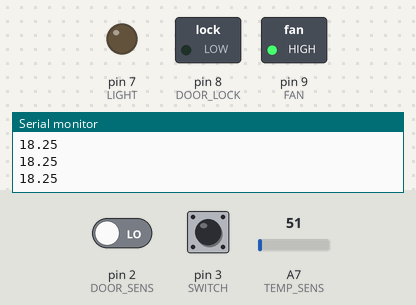
Simulated run of this sketch. Board: Arduino Nano, built with avr-gcc and run on an emulated ATmega328P. Shown: switched loads named in the sketch (green lamp = pin HIGH), output pins drawn as LEDs (lit = HIGH), the last lines printed to the serial monitor. The inputs (shaded band) are chosen by the test bench; at power-on: pin 2 (DOOR_SENS) LOW, A7 (TEMP_SENS) = 51, pin 3 (SWITCH) HIGH.

Above: at 2.2 s.
2.3 s: pin 2 (DOOR_SENS) driven HIGH
At 3.4 s:
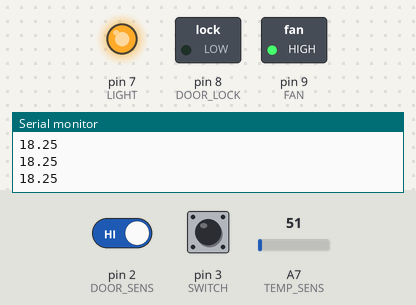
4.0 s: A7 (TEMP_SENS) set to 138
5.5 s: A7 (TEMP_SENS) set to 166
At 6.2 s:
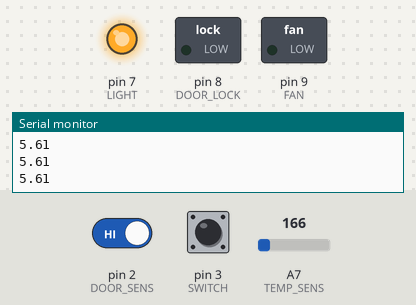
7.2 s: pin 2 (DOOR_SENS) driven LOW
At 8.8 s:
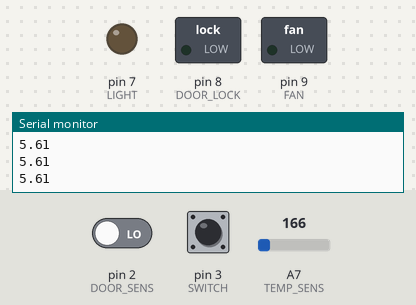
9.1 s: A7 (TEMP_SENS) set to 112
At 9.4 s:
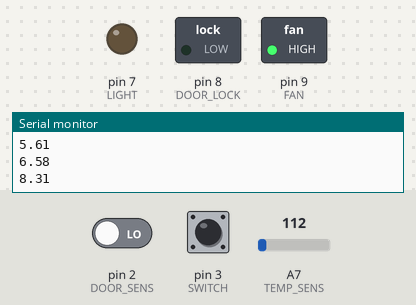
10.6 s: A7 (TEMP_SENS) set to 163
At 11.8 s:
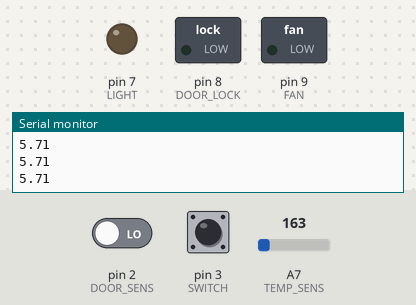
Timing chart, 0 to 13.3 s (numbered marks = the images above; inputs shaded):
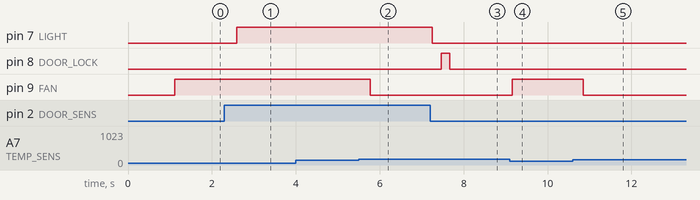

The sketch:

uvc-sterilizer.ino
```cpp
#include <ButtonDebounce.h>
#define FAN 9
#define DOOR_LOCK 8
#define TEMP_SENS A7
#define LIGHT 7
#define SWITCH 3
#define DOOR_SENS 2

// timing
long lastControlTime = 0;
long lastActivationTime = 0;
#define CONTROL_LOOP_TIME 100
#define ACTIVATE_TIME 60000
// control
int fan = 0;
int doorLock = 0;
int light = 0;
#define LOWER_TEMP_THRES 6
#define UPPER_TEMP_THRES 7
// sensors
float tempSens = 0;
int doorSens;
int buttonState;
// state
enum State_enum {REST, ACTIVATE, DEACTIVATE, ACTIVE};
uint8_t state = REST;

ButtonDebounce button(SWITCH, 250);

void setup() {
  pinMode(DOOR_LOCK, OUTPUT);
  pinMode(FAN, OUTPUT);
  pinMode(LIGHT, OUTPUT);
  pinMode(SWITCH, INPUT);
  pinMode(DOOR_SENS, INPUT);
  Serial.begin(9600);
  delay(1000);
  state = REST;

}

void loop() {
  button.update();
  if((millis()-lastControlTime)>CONTROL_LOOP_TIME){
    sensorUpdate();
    stateMachine();
    outputUpdate();
    lastControlTime = millis();
    Serial.println(tempSens);

  }
  // faster update bypass for quick response
  if(!doorSens){
    digitalWrite(LIGHT, LOW);
  }
}

void stateMachine(){
  switch(state){
    case REST:
      // activate on button press and door close
      if(buttonState && doorSens){
        state = ACTIVATE;
      }
      doorLock = 0;
      if(tempSens > LOWER_TEMP_THRES){
        fan = 1;
      }
      else if(tempSens < UPPER_TEMP_THRES){
        fan = 0;
      }
      //Serial.println("Rest State");
    break;
    case ACTIVATE:
      // start the timer
      lastActivationTime = millis();
      // turn on everything
      light = 1;
      state = ACTIVE;
      //Serial.println("Activate State");
    break;
    case ACTIVE:
      // check if timer has ran out
      if(((millis()-lastActivationTime)>ACTIVATE_TIME) || !doorSens){
        state = DEACTIVATE;
      }
      if(tempSens > LOWER_TEMP_THRES){
        fan = 1;
      }
      else if(tempSens < UPPER_TEMP_THRES){
        fan = 0;
      }
      //Serial.println("Active State");
    break;
    case DEACTIVATE:
    // turn off everything
    light = 0;
    int unlockTime = millis();
    doorLock = 1;
    state = REST;
    //Serial.println("Deactivate State");
    break;

  }
}

void sensorUpdate(){
  tempSens = 0;
  for(int i=0;i<=10;i++){
    tempSens = tempSens + analogRead(TEMP_SENS);
    delay(10);
  }
  tempSens = tempSens / 10.0;
  tempSens = 1024 / tempSens;
  doorSens = digitalRead(DOOR_SENS);

  buttonState = button.state();
}

void outputUpdate(){
  digitalWrite(FAN, fan);
  digitalWrite(LIGHT, light);
  digitalWrite(DOOR_LOCK, doorLock);
}
```

Measured:
- the behaviour switches between 155 and 156 on A7 (TEMP_SENS) (found by bisection; images 1 and 2)
- after the input at 2.3 s, pin 7 (LIGHT): LOW → HIGH after 0.29 s
- after the input at 5.5 s, pin 9 (FAN): HIGH → LOW after 0.27 s
- after the input at 7.2 s, pin 7 (LIGHT): HIGH → LOW after 0.05 s; pin 8 (DOOR_LOCK): LOW → HIGH after 0.26 s, → LOW 0.21 s later
- after the input at 9.1 s, pin 9 (FAN): LOW → HIGH after 0.05 s
- after the input at 10.6 s, pin 9 (FAN): HIGH → LOW after 0.25 s
